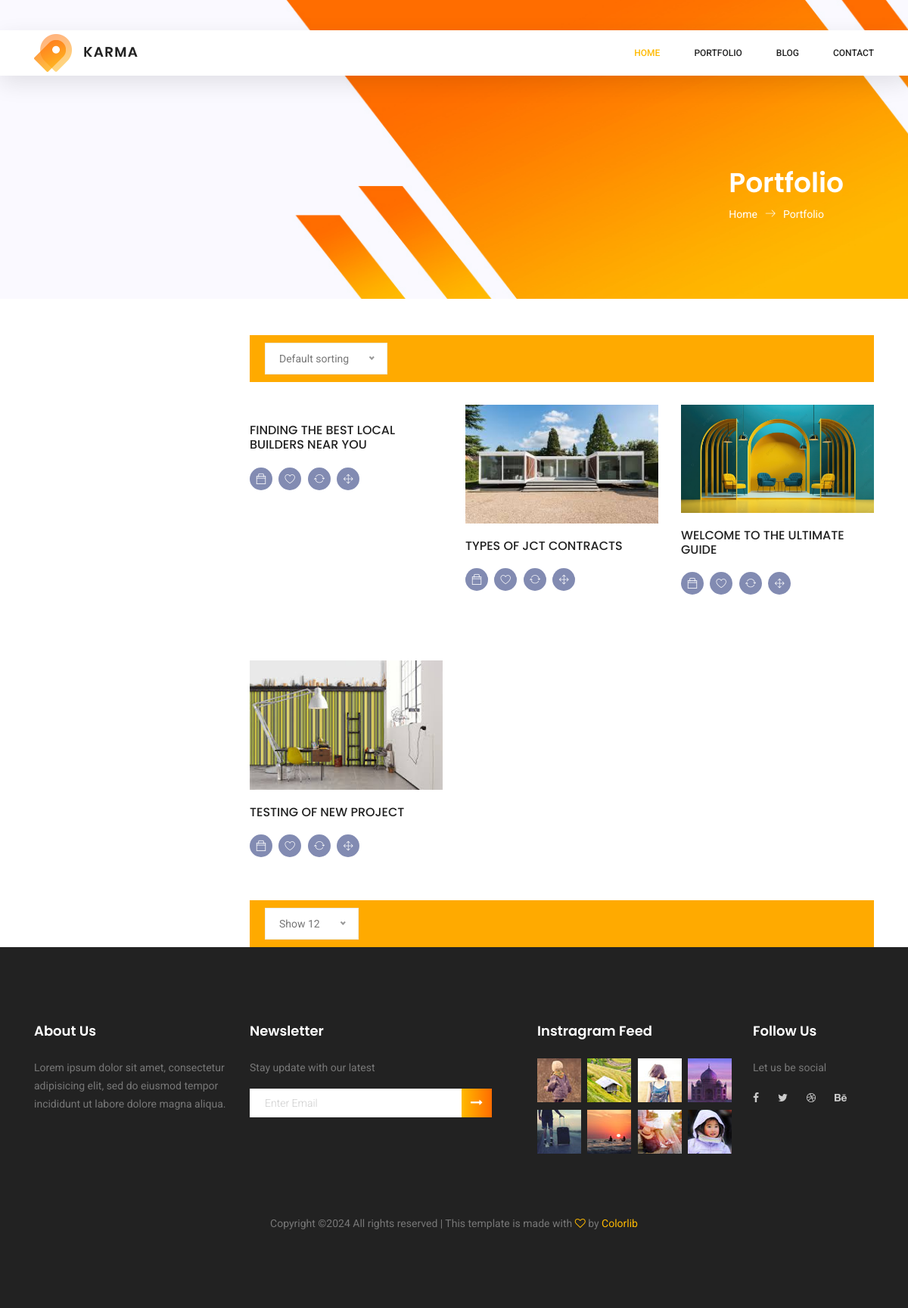
The page /portfolio/ on the database its author committed.
### main_page/models.py (models this page shows)
class portfolio_models(models.Model) :
    title      = models.CharField(max_length=255 , null =True)
    top_portfolio  = models.BooleanField(default=False)
    author     =models.CharField(max_length=50 , null =True)
    position   =models.CharField(max_length=50 , null =True)
    author_detail =models.CharField(max_length=50 , null =True)
    time_start = models.DateField()
    time_end   = models.DateField()
    link       = models.CharField(max_length=255 , null =True)
    author_image = models.ImageField(upload_to='images/portfolio/author_img', blank=True, null=True)
    image      = models.ImageField(upload_to='images/portfolio/portfolio_main_img', blank=True, null=True)
    image2     = models.ImageField(upload_to='images/portfolio/portfolio_2img', blank=True, null=True)
    image3     = models.ImageField(upload_to='images/portfolio/portfolio_3img', blank=True, null=True)
    image4     = models.ImageField(upload_to='images/portfolio/portfolio_4img', blank=True, null=True)
    image5     = models.ImageField(upload_to='images/portfolio/portfolio_5img', blank=True, null=True)
    paragraph1 = models.CharField(max_length=255 , null =True)
    paragraph2 = models.CharField(max_length=255 , null =True)
    paragraph3 = models.CharField(max_length=255 , null =True)
    paragraph4 = models.CharField(max_length=255 , null =True)
    paragraph5 = models.CharField(max_length=255 , null =True)
    paragraph6 = models.CharField(max_length=255 , null =True)

### main_page/views.py (the view)
# urls.py: path('portfolio/', views.all_portfolio , name='all_portfolio') ,
def all_portfolio(request) :
    all_portfolio = portfolio_models.objects.all()
    context = {
        "all_portfolio" :all_portfolio
    }
    return render(request, 'main_page/all_portfolio.html', context)

### templates/main_page/all_portfolio.html (shortened to what this page needs)
{% extends 'main_page/base.html'%}
{% block content %}
	<section class="banner-area organic-breadcrumb">
		<div class="container">
			<div class="breadcrumb-banner d-flex flex-wrap align-items-center justify-content-end">
				<div class="col-first">
					<h1>Portfolio</h1>
					<nav class="d-flex align-items-center">
						<a href="/">Home<span class="lnr lnr-arrow-right"></span></a>
						<a href="#">Portfolio</a>
					</nav>
				</div>
			</div>
		</div>
	</section>
<br>
<br>
	<div class="container">
		<div class="row">
			<div class="col-xl-3 col-lg-4 col-md-5">
			</div>
			<div class="col-xl-9 col-lg-8 col-md-7">
				<div class="filter-bar d-flex flex-wrap align-items-center">
					<div class="sorting">
					</div>
				</div>
				<section class="lattest-product-area pb-40 category-list">
					<div class="row">
{% for port in all_portfolio %}
						<a href="/single_portfolio/{{port.id}}" target="_blank">
						<div class="col-lg-4 col-md-6">
							<div class="single-product">
								<img class="img-fluid" src="/static/images/{{port.image.url}}" alt="">
								<div class="product-details">
									<h6>{{port.title}}</h6>
									<div class="prd-bottom">
										<a href="" class="social-info">
											<span class="ti-bag"></span>
										</a>
										<a href="" class="social-info">
											<span class="lnr lnr-heart"></span>
										</a>
										<a href="" class="social-info">
											<span class="lnr lnr-sync"></span>
										</a>
										<a href="" class="social-info">
											<span class="lnr lnr-move"></span>
										</a>
									</div>
								</div>
							</div>
						</div>
					</a>
{% endfor %}
					</div>
				</section>
				<div class="filter-bar d-flex flex-wrap align-items-center">
					<div class="sorting mr-auto">
					</div>
				</div>
			</div>
		</div>
	</div>
	{% endblock content %}

### rows shown on the page
portfolio_models: title "FINDING THE BEST LOCAL BUILDERS NEAR YOU"
portfolio_models: image (picture), title "TYPES OF JCT CONTRACTS"
portfolio_models: image (picture), title "WELCOME TO THE ULTIMATE GUIDE"
portfolio_models: image (picture), title "TESTING OF NEW PROJECT"
